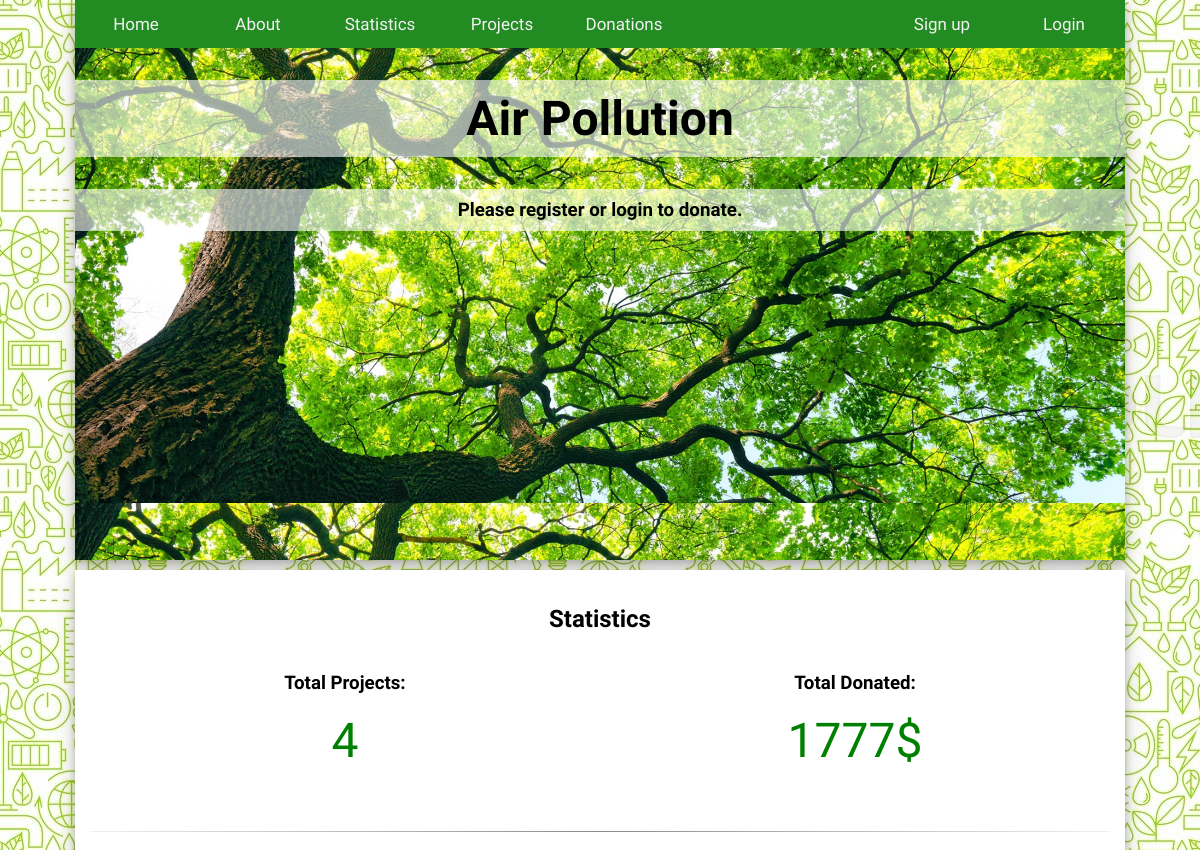
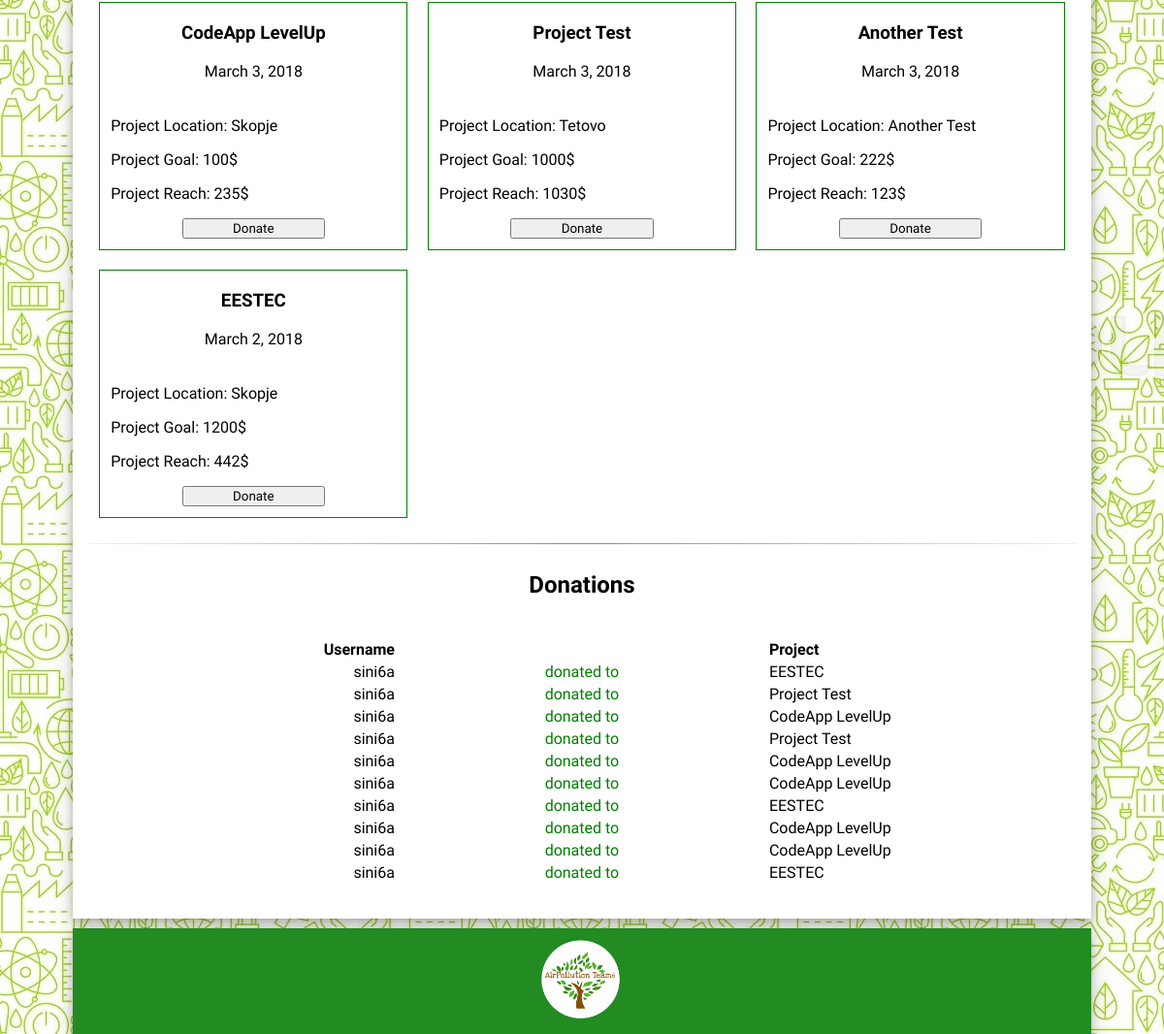
Before: / with the older database file (2 pictures, top to bottom).
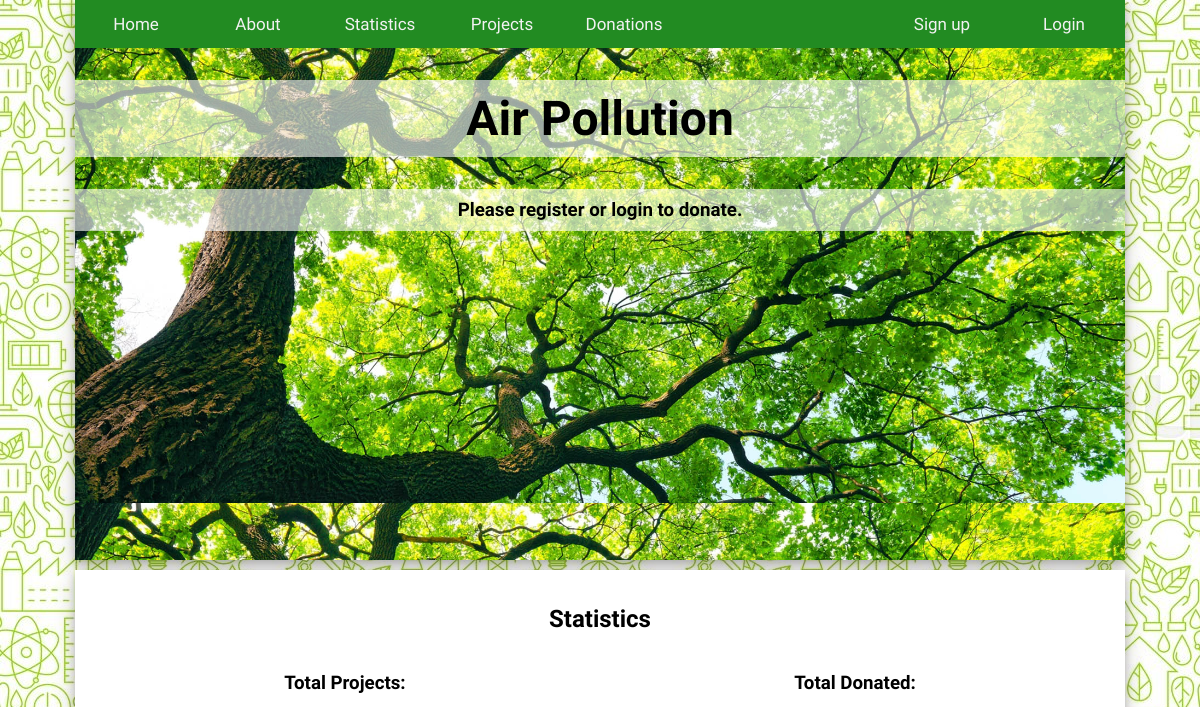
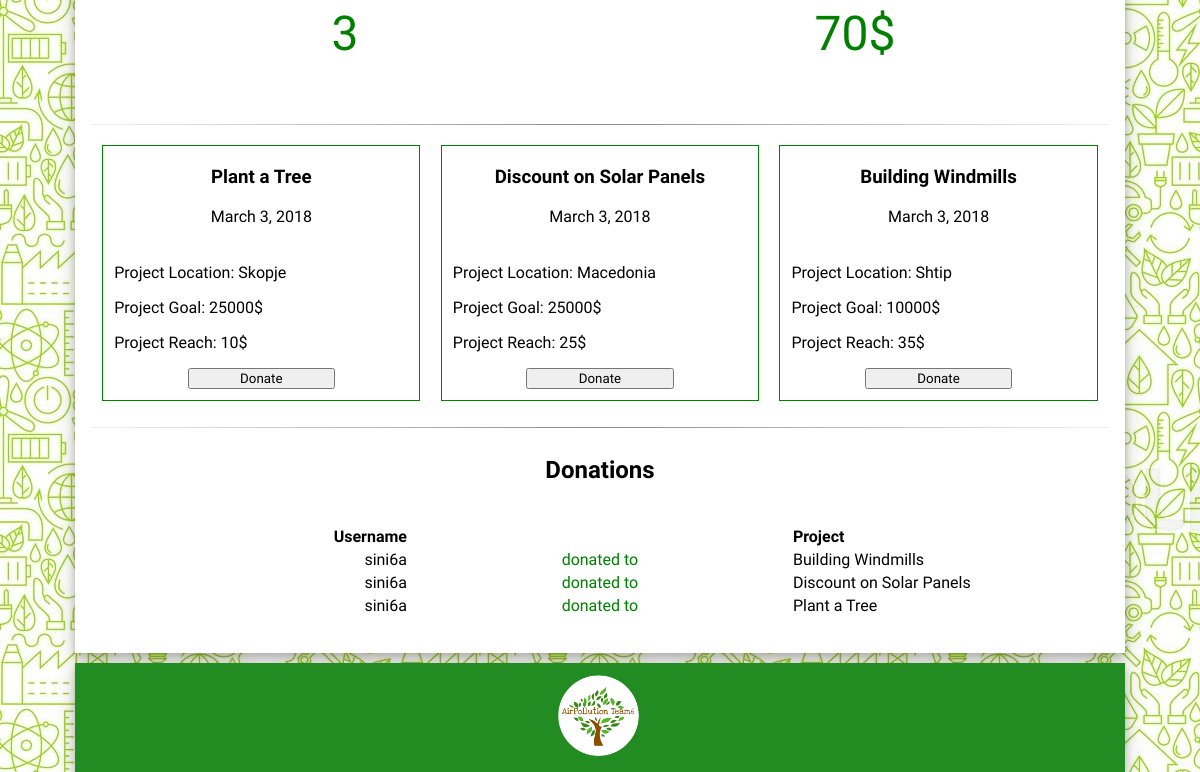
After: the same page with the newer database file (2 pictures, top to bottom).
### projects/models.py (models this page shows)
class Project(models.Model):
    project_id = models.AutoField(primary_key=True)
    project_Name = models.CharField(max_length=200)
    project_Location = models.CharField(max_length=100)
    project_Info = models.TextField(max_length=1000)
    project_Goal = models.BigIntegerField()
    project_Reach = models.BigIntegerField()
    project_Date = models.DateField()
    def __str__(self):
        return self.project_Name

### projects/views.py (the view)
# urls.py: url(r'^$', projects_views.index, name='home'),
def index(request):
    proekti = []
    korisnici = []
    project_list = Project.objects.order_by('-project_Date')
    project_ids = Donation.objects.all().values_list('project_Id', flat=True)
    projects = Project.objects.all().values_list('project_Name', flat=True)
    user_ids = Donation.objects.all().values_list('user_Id', flat=True)
    users = User.objects.all().values_list('username', flat=True)
    last_project_id = Project.objects.latest('project_id').project_id
    final_donated = 0
    total_donated = Donation.objects.all().values_list('donated', flat=True)
    for value in total_donated:
        final_donated = final_donated + value
    for project in project_ids:
        tempvar = Project.objects.get(pk=project).project_Name
        proekti.append(tempvar)
    for user in user_ids:
        tempvar = User.objects.get(pk=user).username
        korisnici.append(tempvar)
    korisnici.reverse()
    proekti.reverse()
    template = loader.get_template('home.html')
    context = {
        'project_list': project_list,
        'users': korisnici,
        'projects':proekti,
        'last_project_id':last_project_id,
        'total_donated':final_donated,
    }
    return HttpResponse(template.render(context, request))

### templates/home.html (shortened to what this page needs)
{% extends 'base.html' %}
{% block content %}
<div style="width: 100%; float: left; text-align: center;" id="statistics">
<h2>Statistics</h2>
<div style="display: inline;">
    <div style="width: 50%; float: left">
    <h3>Total Projects:</h3>
    <p style="color: green; font-size: 48px; margin-top: 0px;">{{ last_project_id }}</p>
</div>
<div style="width: 50%; float: left;">
    <h3>Total Donated:</h3>
<p style="color: green; font-size: 48px; margin-top: 0px;">{{ total_donated }}$</p>
</div>
</div>
</div>
<table><tr><td></td></tr></table>
<hr>
<table style="width:100%;">
    <tr>
        {% for item in project_list %}
        <td class="td-project">
                    <h3>{{ item }}</h3>
            <p>{{ item.project_Date }}</p>
        <div style="margin: 5px; padding: 5px; text-align: left;">
            <p>Project Location: {{ item.project_Location }}</p>
            <p>Project Goal: {{ item.project_Goal }}$</p>
            <p>Project Reach: {{ item.project_Reach }}$</p>
            <form action="/projects/{{ item.project_id }}">
                <center><input type="submit" value="Donate"></center>
            </form>
        </td>
        {% endfor %}
    </tr>
</table>
<table><tr><td></td></tr></table>
<hr>
<div style="width: 100%; float: left;" id="donations">
<h2>Donations</h2>
  <table style="">
    <table style="float: left; width: 33.33%; padding: 20px;">
        <th style="text-align: right;">Username</th>
    {% for user in users %}
    <tr>
        <td style="text-align: right;">{{ user }}</td>
    </tr>
    {% endfor %}
    </table>
    <table style="float: left; width: 33.33%; padding: 20px;">
        <th><br></th>
    {% for user in users %}
    <tr>
        <td style="text-align: center; color: green;">donated to</td>
    </tr>
    {% endfor %}
    </table>
    <table style="float: left; width: 33.33%; padding: 20px;">
    <th style="text-align: left;">Project</th>
    {% for project in projects %}
    <tr>
        <td style="text-align: left;">{{ project }}</td>
    </tr>
    {% endfor %}
    </table>
    </table>
</div>
{% endblock %}

### templates/base.html (shortened to what this page needs)
{% load staticfiles %}
<!DOCTYPE html>
<html lang="en">
<head>
        <link rel="stylesheet" type="text/css" href="{% static 'css/style.css' %}">
</head>
  <body id="body">
	<header style="">
		<div class="topnav" id="myTopnav">
			<a href="{% url 'home' %}"">Home</a>
            <a href="{% url 'about' %}">About</a>
            <a href="#statistics">Statistics</a>
            <a href="#projects">Projects</a>
            <a href="#donations">Donations</a>
			{% if user.is_authenticated %}
            <a href="{% url 'logout' %}" style="float:right;">Logout</a>
            {% else %}
            <a href="{% url 'login' %}" style="float:right;">Login</a>
            <a href="{% url 'signup' %}" style="float:right;">Sign up</a>
            {% endif %}
		</div>
        <div class="header-center">
		<h1 class="child" style="font-size:48px;">Air Pollution</h1>
        {% if user.is_authenticated %}
        <h2 class="child">Welcome, {{ user.username }}!</h2>
        {% else %}
        <h3  class="child">Please register or login to donate.</h3>
        {% endif %}
        </div>
	</header>
    <main>
      {% block content %}
      {% endblock %}
    </main>
	<footer>
    <img src="{% static 'images/logo_footer.png' %}">
	</footer>
  </body>
</html>

### static/css/style.css (style rules this page uses)
@media screen and (min-width: 961px) { body { width: 90%; padding: 0px 15px 0px 15px; overflow:auto; height:100%; } }
@media screen and (min-width: 961px) { .td-project { float: left; width: 31.33%; text-align: center; border: 1px solid; margin: 1%; border-color: green; } }
@media screen and (min-width: 961px) { header { min-height: 70%; } }
* { font-family: 'Raleway', sans-serif; box-sizing: border-box; }
h1 { text-align: center; }
h2 { text-align: center; }
h3 { text-align: center; }
html { height: 100%; }
body { background-image: url("/static/images/background.jpg"); overflow-y:scroll; background-color: #98FB98; margin: auto; }
.header-center { text-align: center; }
.header-center > .child { padding: 10px; text-align: center; background-color: white; background-color: rgba(255, 255, 255, 0.6); }
header { box-shadow: 0 4px 8px 0 rgba(0, 0, 0, 0.2), 0 6px 20px 0 rgba(0, 0, 0, 0.19); margin-bottom: 10px; background-image: url("/static/images/header.jpg"); background-size: 100%; background-color: white; text-align: center; }
main { display:block; overflow:auto; box-shadow: 0 4px 8px 0 rgba(0, 0, 0, 0.2), 0 6px 20px 0 rgba(0, 0, 0, 0.19); padding: 15px; background-color: white; }
footer { overflow: auto; box-shadow: 0 4px 8px 0 rgba(0, 0, 0, 0.2), 0 6px 20px 0 rgba(0, 0, 0, 0.19); margin: 0; margin-top: 10px; text-align: center; background-color: #228B22; color: white; }
footer img { max-width: 10%; }
hr { border: 0; height: 1px; background-image: -webkit-linear-gradient(left, #f0f0f0, #8c8b8b, #f0f0f0); background-image: -moz-linear-gradient(left, #f0f0f0, #8c8b8b, #f0f0f0); background-image: -ms-linear-gradient(left, #f0f0f0, #8c8b8b, #f0f0f0); background-image: -o-linear-gradient(left, #f0f0f0, #8c8b8b, #f0f0f0); }
input { margin: auto; width: 50%; }
.topnav { position: relative; width: 100%; background-color: #228B22; overflow: hidden; z-index:9999; }
.topnav a { min-width: 122px; float: left; display: block; color: #f2f2f2; text-align: center; padding: 14px 16px; text-decoration: none; font-size: 17px; }

Changed rows visible on the page:
removed Project: project_Name "Another Test", project_Date "March 3, 2018", project_Location "Another Test", project_Goal "222", project_Reach "123"
changed Project "Skopje": project_Name "EESTEC" → "Plant a Tree"; project_Date "March 2, 2018" → "March 3, 2018"; project_Goal "1200" → "25000"; project_Reach "442" → "10"; moves up the list
changed Project: project_Name "CodeApp LevelUp" → "Discount on Solar Panels"; project_Location "Skopje" → "Macedonia"; project_Goal "100" → "25000"; project_Reach "235" → "25"
changed Project: project_Name "Project Test" → "Building Windmills"; project_Location "Tetovo" → "Shtip"; project_Goal "1000" → "10000"; project_Reach "1030" → "35"
Other visible differences:
{{ last_project_id }}: "4" → "3"
{{ total_donated }}: "1777" → "70"
new list line: "Building Windmills"
new list line: "Discount on Solar Panels"
new list line: "Plant a Tree"
list line gone: "sini6a"
list line gone: "donated to"
list line gone: "EESTEC"
list line gone: "Project Test"
list line gone: "CodeApp LevelUp"
